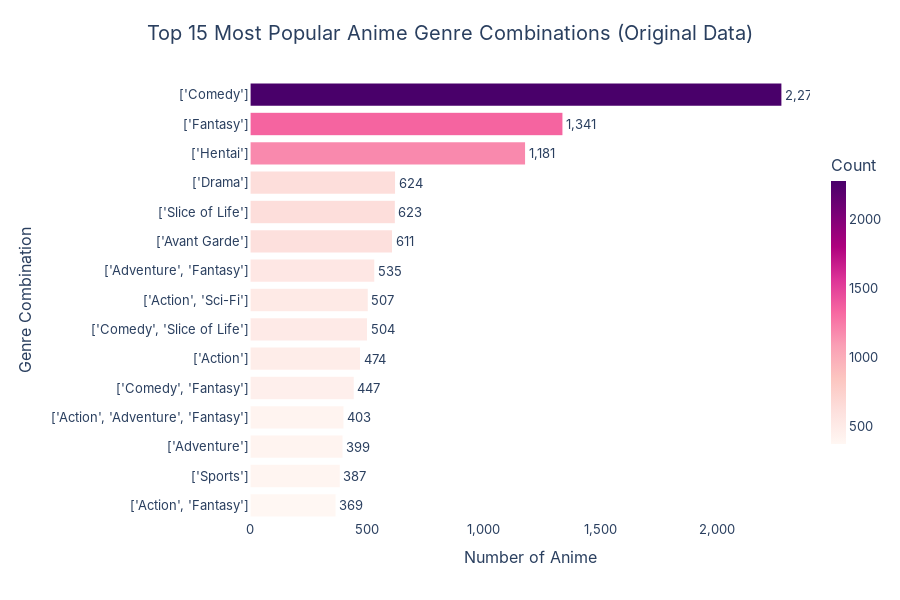

The notebook cell saved with this chart:
### Markdown cell above
### 3.3.2.Correct Insight

### Code cell
genre_counts = df_anime_dataset_2023_prep['Genres'].value_counts().head(15).reset_index()
genre_counts.columns = ['Genres', 'Count']

# Sắp xếp theo Count để dễ nhìn hơn
genre_counts = genre_counts.sort_values('Count', ascending=True)

fig = px.bar(
    genre_counts,
    x='Count',  # Đổi x thành Count
    y='Genres',  # Đổi y thành Genres
    orientation='h',  # Thêm orientation='h' để biểu đồ nằm ngang
    title='Top 15 Most Popular Anime Genre Combinations (Original Data)',
    labels={'Genres': 'Genre Combination', 'Count': 'Number of Anime'},
    text='Count',
    color='Count',
    color_continuous_scale='RdPu'  # Hoặc màu bạn thích
)

fig.update_traces(
    marker_line_color='white',
    marker_line_width=1.2,
    textposition='outside',
    texttemplate='%{text:,}',
    hovertemplate='<b>Genres:</b> %{y}<br><b>Count:</b> %{x:,}<extra></extra>'  # Đổi %{x} và %{y}
)

fig.update_xaxes(
    showgrid=False,
    zeroline=False,
    tickformat=','
)
fig.update_yaxes(
    showgrid=False,
    zeroline=False
)

fig.update_layout(
    title={'text': 'Top 15 Most Popular Anime Genre Combinations (Original Data)', 'x': 0.5, 'xanchor': 'center'},
    bargap=0.2,
    height=600,  # Tăng chiều cao để hiển thị tốt hơn
    font=dict(family='Inter', size=13),
    title_font=dict(size=20),
    plot_bgcolor='white',
    paper_bgcolor='white',
    margin=dict(t=80, l=250, r=40, b=80),  # Tăng margin left để hiển thị label đầy đủ
    hoverlabel=dict(bgcolor='white', bordercolor='#888', font_size=12),
    coloraxis_colorbar=dict(title="Count", thickness=15, len=0.7)
)

fig.show()

### Figure 1 — Plotly figure (JSON) as saved in the notebook; plotly's stock layout.template omitted (floating-point values rounded to 4 significant figures)
{"data": [{"hovertemplate": "<b>Genres:</b> %{y}<br><b>Count:</b> %{x:,}<extra></extra>", "legendgroup": "", "marker": {"color": [369, 387, 399, 403, 447, 474, 504, 507, 535, 611, 623, 624, 1181, 1341, 2279], "coloraxis": "coloraxis", "line": {"color": "white", "width": 1.2}, "pattern": {"shape": ""}}, "name": "", "orientation": "h", "showlegend": false, "text": [369.0, 387.0, 399.0, 403.0, 447.0, 474.0, 504.0, 507.0, 535.0, 611.0, 623.0, 624.0, 1181.0, 1341.0, 2279.0], "textposition": "outside", "texttemplate": "%{text:,}", "type": "bar", "x": [369, 387, 399, 403, 447, 474, 504, 507, 535, 611, 623, 624, 1181, 1341, 2279], "xaxis": "x", "y": ["['Action', 'Fantasy']", "['Sports']", "['Adventure']", "['Action', 'Adventure', 'Fantasy']", "['Comedy', 'Fantasy']", "['Action']", "['Comedy', 'Slice of Life']", "['Action', 'Sci-Fi']", "['Adventure', 'Fantasy']", "['Avant Garde']", "['Slice of Life']", "['Drama']", "['Hentai']", "['Fantasy']", "['Comedy']"], "yaxis": "y"}], "layout": {"bargap": 0.2, "barmode": "relative", "coloraxis": {"colorbar": {"len": 0.7, "thickness": 15, "title": {"text": "Count"}}, "colorscale": [[0, "rgb(255,247,243)"], [0.125, "rgb(253,224,221)"], [0.25, "rgb(252,197,192)"], [0.375, "rgb(250,159,181)"], [0.5, "rgb(247,104,161)"], [0.625, "rgb(221,52,151)"], [0.75, "rgb(174,1,126)"], [0.875, "rgb(122,1,119)"], [1, "rgb(73,0,106)"]]}, "font": {"family": "Inter", "size": 13}, "height": 600, "hoverlabel": {"bgcolor": "white", "bordercolor": "#888", "font": {"size": 12}}, "legend": {"tracegroupgap": 0}, "margin": {"b": 80, "l": 250, "r": 40, "t": 80}, "paper_bgcolor": "white", "plot_bgcolor": "white", "title": {"font": {"size": 20}, "text": "Top 15 Most Popular Anime Genre Combinations (Original Data)", "x": 0.5, "xanchor": "center"}, "xaxis": {"anchor": "y", "domain": [0, 1], "showgrid": false, "tickformat": ",", "title": {"text": "Number of Anime"}, "zeroline": false}, "yaxis": {"anchor": "x", "domain": [0, 1], "showgrid": false, "title": {"text": "Genre Combination"}, "zeroline": false}}}
